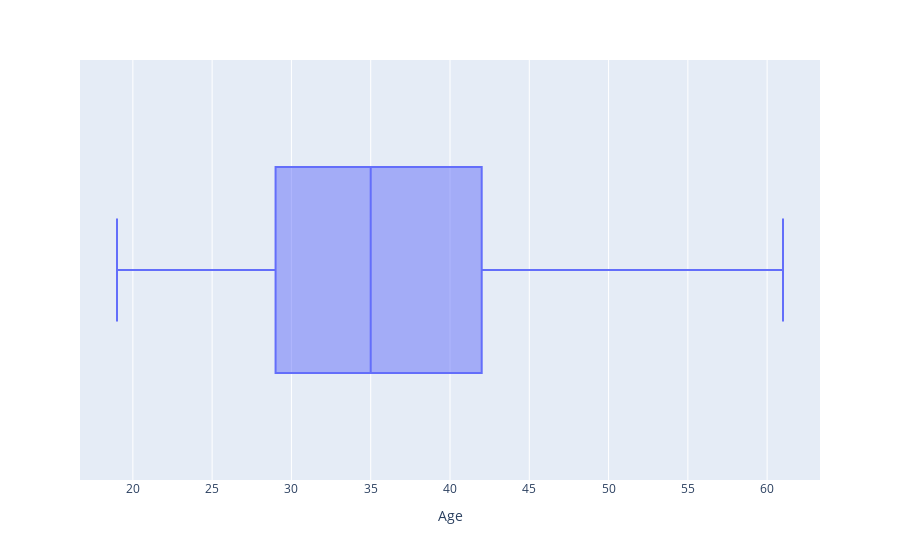

The notebook cell saved with this chart:
### Code cell
px.box(data_frame=df,x='Age')

### Figure 1 — Plotly figure (JSON) as saved in the notebook; plotly's stock layout.template omitted (floating-point values rounded to 4 significant figures; data arrays with more than 128 entries replaced by an {"elided": "..."} marker saying what was removed)
{"data": [{"alignmentgroup": "True", "hovertemplate": "Age=%{x}<extra></extra>", "legendgroup": "", "marker": {"color": "#636efa"}, "name": "", "notched": false, "offsetgroup": "", "orientation": "h", "showlegend": false, "type": "box", "x": {"elided": "1000 int values"}, "x0": " ", "xaxis": "x", "y0": " ", "yaxis": "y"}], "layout": {"boxmode": "group", "legend": {"tracegroupgap": 0}, "margin": {"t": 60}, "xaxis": {"anchor": "y", "domain": [0, 1], "title": {"text": "Age"}}, "yaxis": {"anchor": "x", "domain": [0, 1]}}}
